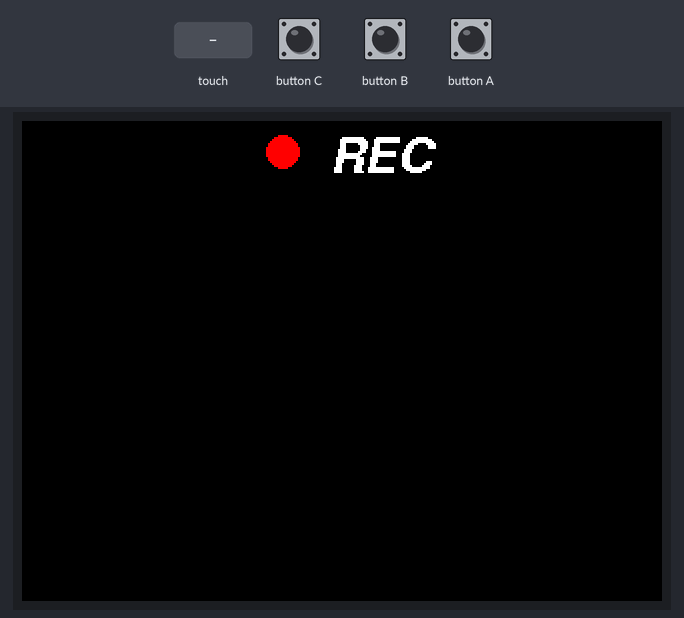
The sketch below on a simulated ESP32. On the bench: 320×240 colour display. Inputs (shaded band) come from the test bench.

Above: at 1.3 s.
1.4 s: touch panel pressed at 13 % / 10 % of its raw x / y range
At 1.64 s:
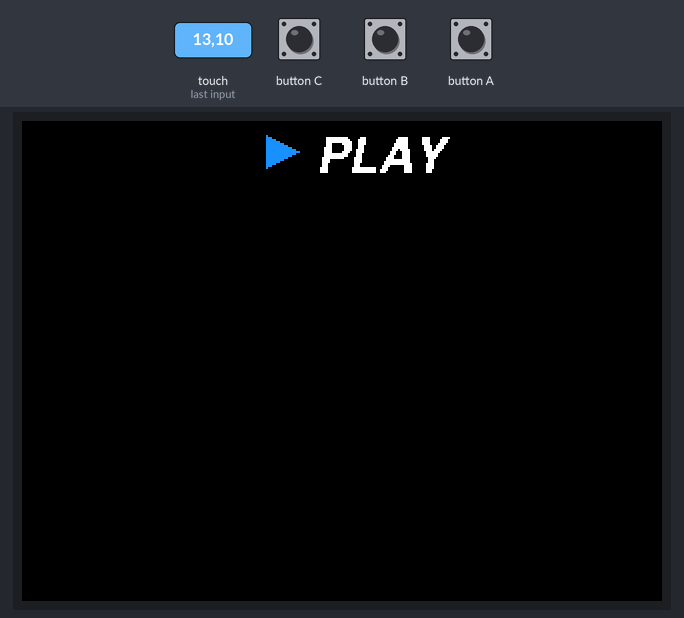
Timing chart, 0 to 4.4 s (numbered marks = the images above; inputs shaded):
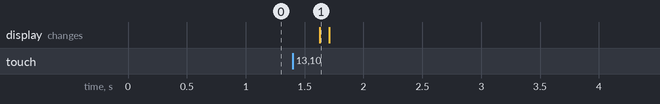

Measured:
- after the input at 1.4 s, the display: changes after 0.23 s (image 1)

The sketch:

Mic.ino
```cpp
#include <M5Unified.h>

static constexpr const size_t record_number = 256;
static constexpr const size_t record_length = 320;
static constexpr const size_t record_size = record_number * record_length;
static constexpr const size_t record_samplerate = 17000;
static int16_t prev_y[record_length];
static int16_t prev_h[record_length];
static size_t rec_record_idx = 2;
static size_t draw_record_idx = 0;
static int16_t *rec_data;

void setup(void) {
  auto cfg = M5.config();

  M5.begin(cfg);

  M5.Display.startWrite();
  M5.Display.setRotation(1);
  M5.Display.setTextDatum(top_center);
  M5.Display.setTextColor(WHITE);
  M5.Display.setFont(&fonts::FreeSansBoldOblique12pt7b);

  rec_data = (typeof(rec_data))heap_caps_malloc(record_size *

                                                  sizeof(int16_t),
                                                MALLOC_CAP_8BIT);
  memset(rec_data, 0, record_size * sizeof(int16_t));
  M5.Speaker.setVolume(255);

  /// Since the microphone and speaker cannot be used at the same time,
  // turn
  /// off the speaker here.
  M5.Speaker.end();
  M5.Mic.begin();
  M5.Display.fillCircle(130, 15, 8, RED);
  M5.Display.drawString("REC", 180, 3);
}

void loop(void) {
  M5.update();

  if (M5.Mic.isEnabled()) {
    static constexpr int shift = 6;
    auto data = &rec_data[rec_record_idx * record_length];
    if (M5.Mic.record(data, record_length, record_samplerate)) {
      data = &rec_data[draw_record_idx * record_length];

      int32_t w = M5.Display.width();
      if (w > record_length - 1) {
        w = record_length - 1;
      }
      for (int32_t x = 0; x < w; ++x) {
        M5.Display.writeFastVLine(x, prev_y[x], prev_h[x],
                                  TFT_BLACK);
        int32_t y1 = (data[x] >> shift);
        int32_t y2 = (data[x + 1] >> shift);
        if (y1 > y2) {
          int32_t tmp = y1;
          y1 = y2;
          y2 = tmp;
        }
        int32_t y = ((M5.Display.height()) >> 1) + y1;
        int32_t h = ((M5.Display.height()) >> 1) + y2 + 1 - y;
        prev_y[x] = y;
        prev_h[x] = h;
        M5.Display.writeFastVLine(x, prev_y[x], prev_h[x], WHITE);
      }

      M5.Display.display();
      M5.Display.fillCircle(130, 15, 8, RED);
      M5.Display.drawString("REC", 180, 3);
      if (++draw_record_idx >= record_number) {
        draw_record_idx = 0;
      }
      if (++rec_record_idx >= record_number) {
        rec_record_idx = 0;
      }
    }
  }

  int state = M5.BtnPWR.wasClicked();

  if (state) {
    auto cfg = M5.Mic.config();
    cfg.noise_filter_level = (cfg.noise_filter_level + 8) & 255;
    M5.Mic.config(cfg);
    M5.Display.clear();
    M5.Display.fillCircle(130, 15, 8, GREEN);
    M5.Display.drawString("NF:" + String(cfg.noise_filter_level), 180, 3);
    delay(2000);
    M5.Display.clear();
  }

  if (M5.Touch.getCount() && M5.Touch.getDetail(0).wasClicked()) {
    if (M5.Speaker.isEnabled()) {
      M5.Display.clear();
      while (M5.Mic.isRecording()) {
        delay(1);
      }
      /// Since the microphone and speaker cannot be used at the same
      /// time, turn off the microphone here.
      M5.Mic.end();
      M5.Speaker.begin();

      M5.Display.fillTriangle(130 - 8, 15 - 8, 130 - 8, 15 + 8,
                              130 + 8, 15, 0x1c9f);
      M5.Display.drawString("PLAY", 180, 3);
      int start_pos = rec_record_idx * record_length;
      if (start_pos < record_size) {
        M5.Speaker.playRaw(&rec_data[start_pos],
                           record_size - start_pos,
                           record_samplerate, false, 1, 0);
      }
      if (start_pos > 0) {
        M5.Speaker.playRaw(rec_data, start_pos, record_samplerate,
                           false, 1, 0);
      }
      do {
        delay(1);
        M5.update();
      } while (M5.Speaker.isPlaying());

      /// Since the microphone and speaker cannot be used at the same
      /// time, turn off the speaker here.
      M5.Speaker.end();
      M5.Mic.begin();

      M5.Display.clear();
      M5.Display.fillCircle(130, 15, 8, RED);
      M5.Display.drawString("REC", 180, 3);
    }
  }
}
```
